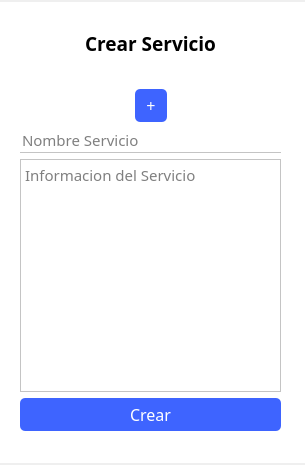
<?xml version="1.0" encoding="UTF-8"?>
<ui version="4.0">
 <class>administrador_crear_servicio</class>
 <widget class="QDialog" name="administrador_crear_servicio">
  <property name="geometry">
   <rect>
    <x>0</x>
    <y>0</y>
    <width>305</width>
    <height>465</height>
   </rect>
  </property>
  <property name="windowTitle">
   <string>Dialog</string>
  </property>
  <widget class="QLabel" name="label">
   <property name="geometry">
    <rect>
     <x>-1</x>
     <y>2</y>
     <width>311</width>
     <height>461</height>
    </rect>
   </property>
   <property name="styleSheet">
    <string notr="true">background-color: rgb(255, 255, 255);</string>
   </property>
   <property name="text">
    <string/>
   </property>
  </widget>
  <widget class="QWidget" name="layoutWidget">
   <property name="geometry">
    <rect>
     <x>20</x>
     <y>30</y>
     <width>261</width>
     <height>401</height>
    </rect>
   </property>
   <layout class="QVBoxLayout" name="verticalLayout">
    <item>
     <widget class="QLabel" name="crearServicio">
      <property name="font">
       <font>
        <family>Montserrat SemiBold</family>
        <pointsize>14</pointsize>
        <weight>75</weight>
        <bold>true</bold>
       </font>
      </property>
      <property name="text">
       <string>Crear Servicio</string>
      </property>
      <property name="alignment">
       <set>Qt::AlignCenter</set>
      </property>
     </widget>
    </item>
    <item>
     <layout class="QHBoxLayout" name="horizontalLayout">
      <item>
       <spacer name="horizontalSpacer_2">
        <property name="orientation">
         <enum>Qt::Horizontal</enum>
        </property>
        <property name="sizeHint" stdset="0">
         <size>
          <width>40</width>
          <height>20</height>
         </size>
        </property>
       </spacer>
      </item>
      <item>
       <widget class="QLabel" name="img">
        <property name="maximumSize">
         <size>
          <width>125</width>
          <height>125</height>
         </size>
        </property>
        <property name="text">
         <string/>
        </property>
        <property name="pixmap">
         <pixmap resource="../../resources.qrc">:/imagenes/Imagenes/imgServicio1.png</pixmap>
        </property>
        <property name="scaledContents">
         <bool>true</bool>
        </property>
       </widget>
      </item>
      <item>
       <spacer name="horizontalSpacer">
        <property name="orientation">
         <enum>Qt::Horizontal</enum>
        </property>
        <property name="sizeHint" stdset="0">
         <size>
          <width>40</width>
          <height>20</height>
         </size>
        </property>
       </spacer>
      </item>
     </layout>
    </item>
    <item>
     <layout class="QHBoxLayout" name="horizontalLayout_2">
      <item>
       <spacer name="horizontalSpacer_4">
        <property name="orientation">
         <enum>Qt::Horizontal</enum>
        </property>
        <property name="sizeHint" stdset="0">
         <size>
          <width>40</width>
          <height>20</height>
         </size>
        </property>
       </spacer>
      </item>
      <item>
       <widget class="QPushButton" name="btn_foto">
        <property name="minimumSize">
         <size>
          <width>32</width>
          <height>32</height>
         </size>
        </property>
        <property name="font">
         <font>
          <family>Montserrat Medium</family>
          <pointsize>12</pointsize>
         </font>
        </property>
        <property name="styleSheet">
         <string notr="true">*{
	background-color:  #3E64FF;
	color: white;
	border-radius: 5px;
	padding: 5px;
}

:hover{
	color: #3E64FF;
	background-color: white;
	border: 1px solid #3E64FF;
}</string>
        </property>
        <property name="text">
         <string>+</string>
        </property>
       </widget>
      </item>
      <item>
       <spacer name="horizontalSpacer_3">
        <property name="orientation">
         <enum>Qt::Horizontal</enum>
        </property>
        <property name="sizeHint" stdset="0">
         <size>
          <width>40</width>
          <height>20</height>
         </size>
        </property>
       </spacer>
      </item>
     </layout>
    </item>
    <item>
     <widget class="QLineEdit" name="nombre_servicio">
      <property name="font">
       <font>
        <family>Montserrat</family>
        <pointsize>11</pointsize>
       </font>
      </property>
      <property name="styleSheet">
       <string notr="true">border: none;
border-bottom: 1px solid #C4C4C4;</string>
      </property>
      <property name="placeholderText">
       <string>Nombre Servicio</string>
      </property>
     </widget>
    </item>
    <item>
     <widget class="QPlainTextEdit" name="info_servicio">
      <property name="font">
       <font>
        <family>Montserrat</family>
        <pointsize>11</pointsize>
       </font>
      </property>
      <property name="styleSheet">
       <string notr="true">
border: 1px solid #C4C4C4;</string>
      </property>
      <property name="placeholderText">
       <string>Informacion del Servicio</string>
      </property>
     </widget>
    </item>
    <item>
     <widget class="QPushButton" name="btn_crear">
      <property name="minimumSize">
       <size>
        <width>120</width>
        <height>0</height>
       </size>
      </property>
      <property name="font">
       <font>
        <family>Montserrat Medium</family>
        <pointsize>12</pointsize>
       </font>
      </property>
      <property name="styleSheet">
       <string notr="true">*{
	background-color:  #3E64FF;
	color: white;
	border-radius: 5px;
	padding: 5px;
}

:hover{
	color: #3E64FF;
	background-color: white;
	border: 1px solid #3E64FF;
}</string>
      </property>
      <property name="text">
       <string>Crear</string>
      </property>
     </widget>
    </item>
   </layout>
  </widget>
 </widget>
 <resources>
  <include location="../../resources.qrc"/>
 </resources>
 <connections/>
</ui>
